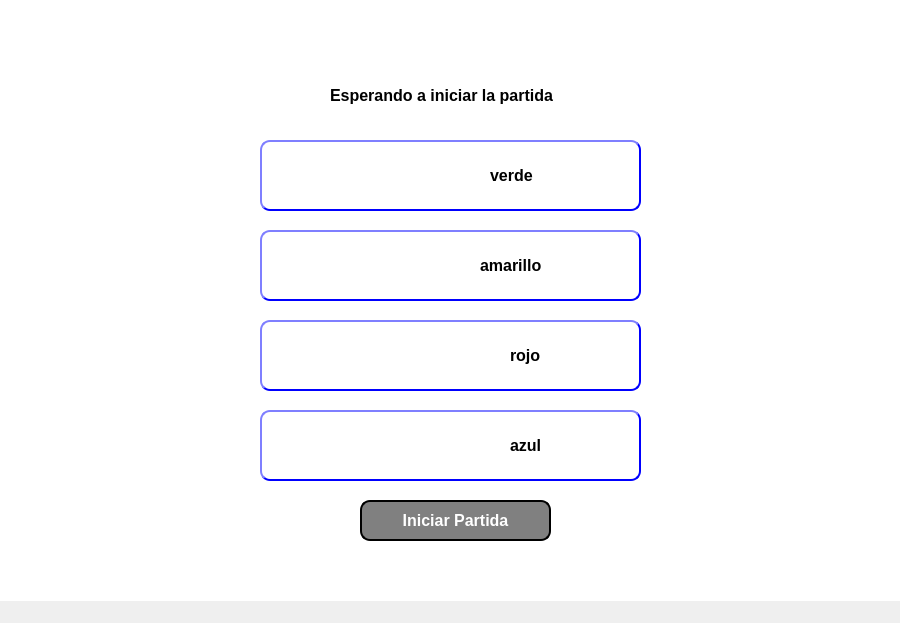
<?xml version="1.0" encoding="UTF-8"?>
<ui version="4.0">
 <class>Dialog</class>
 <widget class="QDialog" name="Dialog">
  <property name="geometry">
   <rect>
    <x>0</x>
    <y>0</y>
    <width>900</width>
    <height>623</height>
   </rect>
  </property>
  <property name="windowTitle">
   <string>Dialog</string>
  </property>
  <widget class="QLabel" name="label">
   <property name="geometry">
    <rect>
     <x>0</x>
     <y>0</y>
     <width>901</width>
     <height>601</height>
    </rect>
   </property>
   <property name="styleSheet">
    <string notr="true">background: white</string>
   </property>
   <property name="text">
    <string/>
   </property>
   <property name="pixmap">
    <pixmap>../../Sprites/Logos/fondo.png</pixmap>
   </property>
   <property name="scaledContents">
    <bool>true</bool>
   </property>
  </widget>
  <widget class="QLabel" name="label_3">
   <property name="geometry">
    <rect>
     <x>330</x>
     <y>80</y>
     <width>231</width>
     <height>31</height>
    </rect>
   </property>
   <property name="font">
    <font>
     <family>Arial</family>
     <pointsize>12</pointsize>
     <weight>75</weight>
     <bold>true</bold>
    </font>
   </property>
   <property name="styleSheet">
    <string notr="true">background: transparent
</string>
   </property>
   <property name="text">
    <string>Esperando a iniciar la partida</string>
   </property>
  </widget>
  <widget class="QLabel" name="label_jugador_1">
   <property name="geometry">
    <rect>
     <x>260</x>
     <y>140</y>
     <width>381</width>
     <height>71</height>
    </rect>
   </property>
   <property name="styleSheet">
    <string notr="true">color:black;
background-color: rgb(255, 255, 255);
border-style:outset;
border-width:2px;
border-radius:10px;
border-color: blue</string>
   </property>
   <property name="text">
    <string/>
   </property>
  </widget>
  <widget class="QLabel" name="label_jugador_2">
   <property name="geometry">
    <rect>
     <x>260</x>
     <y>230</y>
     <width>381</width>
     <height>71</height>
    </rect>
   </property>
   <property name="styleSheet">
    <string notr="true">color:black;
background-color: rgb(255, 255, 255);
border-style:outset;
border-width:2px;
border-radius:10px;
border-color: blue</string>
   </property>
   <property name="text">
    <string/>
   </property>
  </widget>
  <widget class="QLabel" name="label_jugador_3">
   <property name="geometry">
    <rect>
     <x>260</x>
     <y>320</y>
     <width>381</width>
     <height>71</height>
    </rect>
   </property>
   <property name="styleSheet">
    <string notr="true">color:black;
background-color: rgb(255, 255, 255);
border-style:outset;
border-width:2px;
border-radius:10px;
border-color: blue</string>
   </property>
   <property name="text">
    <string/>
   </property>
  </widget>
  <widget class="QLabel" name="label_jugador_4">
   <property name="geometry">
    <rect>
     <x>260</x>
     <y>410</y>
     <width>381</width>
     <height>71</height>
    </rect>
   </property>
   <property name="styleSheet">
    <string notr="true">color:black;
background-color: rgb(255, 255, 255);
border-style:outset;
border-width:2px;
border-radius:10px;
border-color: blue</string>
   </property>
   <property name="text">
    <string/>
   </property>
  </widget>
  <widget class="QPushButton" name="boton_jugar_ventana_inicio">
   <property name="geometry">
    <rect>
     <x>360</x>
     <y>500</y>
     <width>191</width>
     <height>41</height>
    </rect>
   </property>
   <property name="font">
    <font>
     <pointsize>12</pointsize>
     <weight>75</weight>
     <bold>true</bold>
    </font>
   </property>
   <property name="styleSheet">
    <string notr="true">color:white;
background-color:gray;
border-style:outset;
border-width:2px;
border-radius:10px;
border-color: black</string>
   </property>
   <property name="text">
    <string>Iniciar Partida</string>
   </property>
  </widget>
  <widget class="QLabel" name="label_2">
   <property name="geometry">
    <rect>
     <x>560</x>
     <y>150</y>
     <width>61</width>
     <height>51</height>
    </rect>
   </property>
   <property name="styleSheet">
    <string notr="true">background: transparent
</string>
   </property>
   <property name="text">
    <string/>
   </property>
   <property name="pixmap">
    <pixmap>../../Sprites/Fichas/Simples/ficha-verde.png</pixmap>
   </property>
   <property name="scaledContents">
    <bool>true</bool>
   </property>
  </widget>
  <widget class="QLabel" name="label_4">
   <property name="geometry">
    <rect>
     <x>560</x>
     <y>240</y>
     <width>61</width>
     <height>51</height>
    </rect>
   </property>
   <property name="styleSheet">
    <string notr="true">background: transparent
</string>
   </property>
   <property name="text">
    <string/>
   </property>
   <property name="pixmap">
    <pixmap>../../Sprites/Fichas/Simples/ficha-amarilla.png</pixmap>
   </property>
   <property name="scaledContents">
    <bool>true</bool>
   </property>
  </widget>
  <widget class="QLabel" name="label_5">
   <property name="geometry">
    <rect>
     <x>560</x>
     <y>330</y>
     <width>61</width>
     <height>51</height>
    </rect>
   </property>
   <property name="styleSheet">
    <string notr="true">background: transparent
</string>
   </property>
   <property name="text">
    <string/>
   </property>
   <property name="pixmap">
    <pixmap>../../Sprites/Fichas/Simples/ficha-roja.png</pixmap>
   </property>
   <property name="scaledContents">
    <bool>true</bool>
   </property>
  </widget>
  <widget class="QLabel" name="label_6">
   <property name="geometry">
    <rect>
     <x>560</x>
     <y>420</y>
     <width>61</width>
     <height>51</height>
    </rect>
   </property>
   <property name="styleSheet">
    <string notr="true">background: transparent
</string>
   </property>
   <property name="text">
    <string/>
   </property>
   <property name="pixmap">
    <pixmap>../../Sprites/Fichas/Simples/ficha-azul.png</pixmap>
   </property>
   <property name="scaledContents">
    <bool>true</bool>
   </property>
  </widget>
  <widget class="QLabel" name="label_color_ficha">
   <property name="geometry">
    <rect>
     <x>490</x>
     <y>160</y>
     <width>51</width>
     <height>31</height>
    </rect>
   </property>
   <property name="font">
    <font>
     <family>Arial</family>
     <pointsize>12</pointsize>
     <weight>75</weight>
     <bold>true</bold>
    </font>
   </property>
   <property name="styleSheet">
    <string notr="true">background: transparent
</string>
   </property>
   <property name="text">
    <string>verde</string>
   </property>
  </widget>
  <widget class="QLabel" name="label_color_ficha_2">
   <property name="geometry">
    <rect>
     <x>480</x>
     <y>250</y>
     <width>61</width>
     <height>31</height>
    </rect>
   </property>
   <property name="font">
    <font>
     <family>Arial</family>
     <pointsize>12</pointsize>
     <weight>75</weight>
     <bold>true</bold>
    </font>
   </property>
   <property name="styleSheet">
    <string notr="true">background: transparent
</string>
   </property>
   <property name="text">
    <string>amarillo</string>
   </property>
  </widget>
  <widget class="QLabel" name="label_color_ficha_3">
   <property name="geometry">
    <rect>
     <x>510</x>
     <y>340</y>
     <width>31</width>
     <height>31</height>
    </rect>
   </property>
   <property name="font">
    <font>
     <family>Arial</family>
     <pointsize>12</pointsize>
     <weight>75</weight>
     <bold>true</bold>
    </font>
   </property>
   <property name="styleSheet">
    <string notr="true">background: transparent
</string>
   </property>
   <property name="text">
    <string>rojo</string>
   </property>
  </widget>
  <widget class="QLabel" name="label_color_ficha_4">
   <property name="geometry">
    <rect>
     <x>510</x>
     <y>430</y>
     <width>31</width>
     <height>31</height>
    </rect>
   </property>
   <property name="font">
    <font>
     <family>Arial</family>
     <pointsize>12</pointsize>
     <weight>75</weight>
     <bold>true</bold>
    </font>
   </property>
   <property name="styleSheet">
    <string notr="true">background: transparent
</string>
   </property>
   <property name="text">
    <string>azul</string>
   </property>
  </widget>
  <widget class="QLabel" name="label_jugador1">
   <property name="geometry">
    <rect>
     <x>300</x>
     <y>160</y>
     <width>141</width>
     <height>31</height>
    </rect>
   </property>
   <property name="font">
    <font>
     <family>Arial</family>
     <pointsize>12</pointsize>
     <weight>75</weight>
     <bold>true</bold>
    </font>
   </property>
   <property name="styleSheet">
    <string notr="true">background: transparent
</string>
   </property>
   <property name="text">
    <string/>
   </property>
  </widget>
  <widget class="QLabel" name="label_jugador2">
   <property name="geometry">
    <rect>
     <x>300</x>
     <y>250</y>
     <width>141</width>
     <height>31</height>
    </rect>
   </property>
   <property name="font">
    <font>
     <family>Arial</family>
     <pointsize>12</pointsize>
     <weight>75</weight>
     <bold>true</bold>
    </font>
   </property>
   <property name="styleSheet">
    <string notr="true">background: transparent
</string>
   </property>
   <property name="text">
    <string/>
   </property>
  </widget>
  <widget class="QLabel" name="label_jugador3">
   <property name="geometry">
    <rect>
     <x>300</x>
     <y>340</y>
     <width>141</width>
     <height>31</height>
    </rect>
   </property>
   <property name="font">
    <font>
     <family>Arial</family>
     <pointsize>12</pointsize>
     <weight>75</weight>
     <bold>true</bold>
    </font>
   </property>
   <property name="styleSheet">
    <string notr="true">background: transparent
</string>
   </property>
   <property name="text">
    <string/>
   </property>
  </widget>
  <widget class="QLabel" name="label_jugador4">
   <property name="geometry">
    <rect>
     <x>300</x>
     <y>430</y>
     <width>141</width>
     <height>31</height>
    </rect>
   </property>
   <property name="font">
    <font>
     <family>Arial</family>
     <pointsize>12</pointsize>
     <weight>75</weight>
     <bold>true</bold>
    </font>
   </property>
   <property name="styleSheet">
    <string notr="true">background: transparent
</string>
   </property>
   <property name="text">
    <string/>
   </property>
  </widget>
 </widget>
 <resources/>
 <connections/>
</ui>
